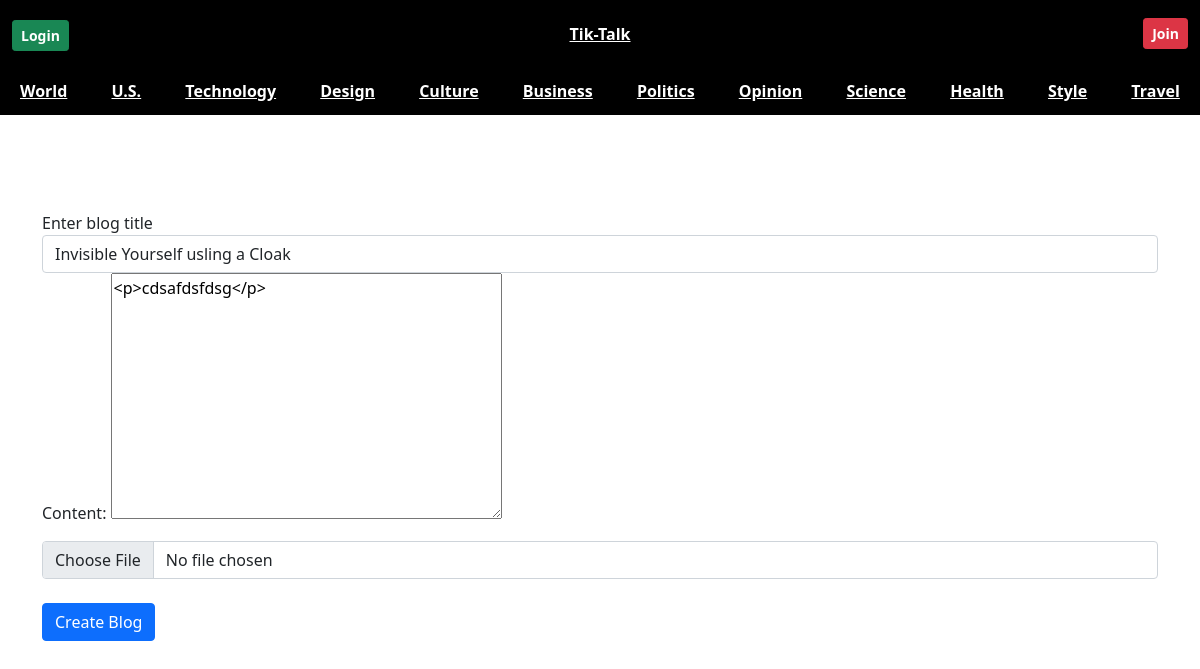
Screenshot of /update_blog/6/ with the database file from the repository.
### blog_site/models.py (models this page shows)
class BlogModel(models.Model):
    blog_id = models.AutoField(primary_key=True)
    title = models.CharField(max_length=1000)
    content = FroalaField()
    user = models.ForeignKey(User, blank=True , null=True , on_delete=models.CASCADE)
    image = models.ImageField(upload_to='public')
    created_at = models.DateTimeField(auto_now_add=True)
    upload_to = models.DateTimeField(auto_now=True)

### blog_site/views.py (the view, shortened to what this page needs)
# urls.py: path('update_blog/<id>/' , views.update_blog , name="update_blog"),
def update_blog(request,id):
    context = {}
    try:
        blog_obj = BlogModel.objects.get(blog_id = id)
        initial_dict = {'content': blog_obj.content}
        form = BlogForm(initial = initial_dict)
        context['blog_obj'] = blog_obj
        context['form'] = form
    except Exception as e :
        pass
    return render(request , 'update_blog.html' , context)

### blog_site/forms.py
class BlogForm(forms.ModelForm):
    class Meta:
        model = BlogModel
        fields = ['content']

### templates/update_blog.html (shortened to what this page needs)
{% extends 'base.html' %}
{% block content %}
<div class="container mt-5">
    <form method="post" class="mt-5 pt-5 mb-5 pb-5" enctype="multipart/form-data">
        <div class="row">
            <div class="col-md-12">
                <label>Enter blog title</label>
                <input type="text" value="{{blog_obj.title}}" class="form-control" placeholder="Enter title" name="title">
            </div>
            <div class="col-md-12">
                {{form.as_p}}
            </div>
            <div class="col-md-12">
                <input type="file" name="image" class="form-control" >
            </div>
        </div>
        <button type="submit" class="btn btn-primary mt-4">Create Blog</button>
    </form>
</div>
{% endblock %}

### static/signin.css (style rules this page uses)
html, body { height: 100%; }
body { align-items: center; }

### rows the page displays
BlogModel: title "Invisible Yourself usling a Cloak", content "<p>cdsafdsfdsg</p>"
